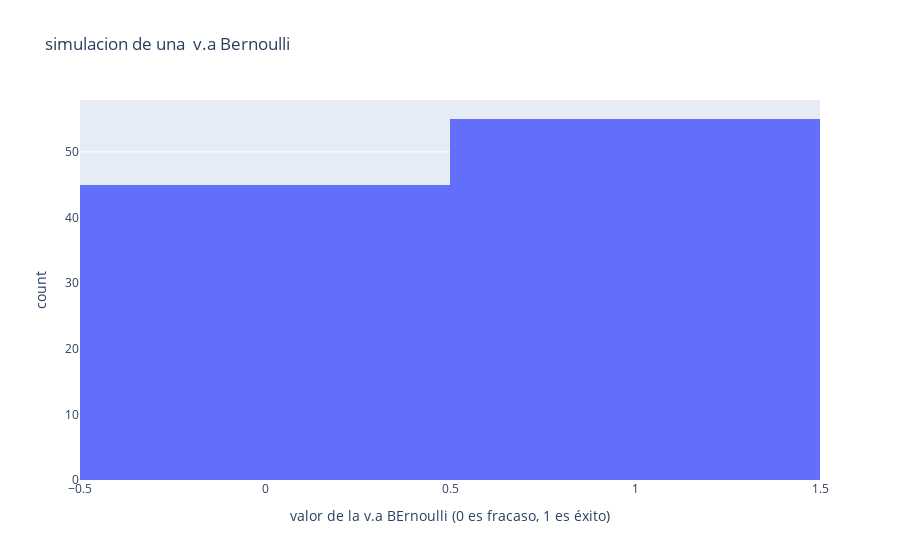

This figure's notebook cell:
### Code cell
import plotly.express as px 
px.histogram(
   x = simulaciones,
   nbins = 2, # porque solo hay dos valores posibles 0 y 1
   title = 'simulacion de una  v.a Bernoulli',
   labels = { "x":"valor de la v.a BErnoulli (0 es fracaso, 1 es éxito)"}
)

### Figure 1 — Plotly figure (JSON) as saved in the notebook; plotly's stock layout.template omitted (floating-point values rounded to 4 significant figures)
{"data": [{"bingroup": "x", "hovertemplate": "valor de la v.a BErnoulli (0 es fracaso, 1 es éxito)=%{x}<br>count=%{y}<extra></extra>", "legendgroup": "", "marker": {"color": "#636efa", "pattern": {"shape": ""}}, "name": "", "nbinsx": 2, "orientation": "v", "showlegend": false, "type": "histogram", "x": [1, 1, 1, 1, 1, 1, 0, 1, 1, 1, 0, 0, 0, 1, 1, 0, 1, 1, 0, 0, 0, 0, 1, 1, 0, 1, 0, 0, 0, 1, 1, 1, 0, 1, 1, 1, 0, 1, 1, 0, 1, 0, 1, 1, 1, 0, 0, 0, 0, 1, 1, 0, 0, 0, 0, 0, 0, 1, 0, 1, 1, 0, 1, 0, 0, 1, 1, 1, 0, 0, 1, 0, 1, 1, 1, 0, 0, 1, 1, 1, 1, 0, 1, 0, 1, 1, 0, 0, 1, 0, 1, 1, 1, 1, 1, 0, 0, 0, 0, 1], "xaxis": "x", "yaxis": "y"}], "layout": {"barmode": "relative", "legend": {"tracegroupgap": 0}, "title": {"text": "simulacion de una  v.a Bernoulli"}, "xaxis": {"anchor": "y", "domain": [0, 1], "title": {"text": "valor de la v.a BErnoulli (0 es fracaso, 1 es éxito)"}}, "yaxis": {"anchor": "x", "domain": [0, 1], "title": {"text": "count"}}}}
